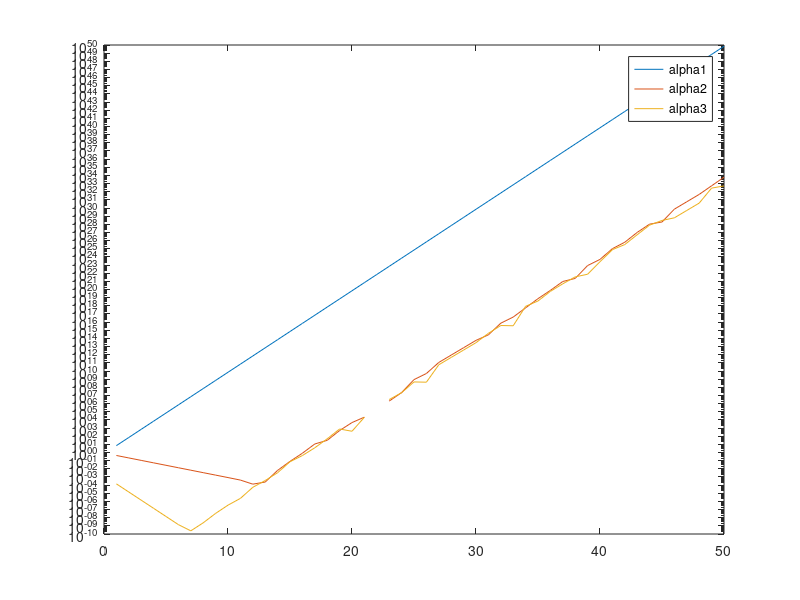

Here is the MATLAB script that generated this plot:
clear all;
close all;

%
[Q,R] = qr(rand(3)); 
A = Q*diag([10 0.5 0.1])*Q'

%(a) determine the eigenvectors and eigen values of A

[V,Diag] = eig(A)
V,Diag

%(b) compute A^ib as z0 = b, zi = Azi-1, 
%with b being a random
b = rand(3,1);
z_0 = b;
n=50;
alphas_1 = zeros(n,1);
alphas_2 = zeros(n,1);
alphas_3 = zeros(n,1);

for i = 1:n 
    z = A * z_0;
    alph = V\z;
    z_0 = z;
    alphas_1(i) = abs(alph(1));
    alphas_2(i) = abs(alph(2));
    alphas_3(i) = abs(alph(3));
    
end

figure(1);
clf;
%hold on;
semilogy(1:n, alphas_1)
hold on;
semilogy(1:n, alphas_2)
semilogy(1:n, alphas_3)
legend('alpha1', 'alpha2', 'alpha3')
    